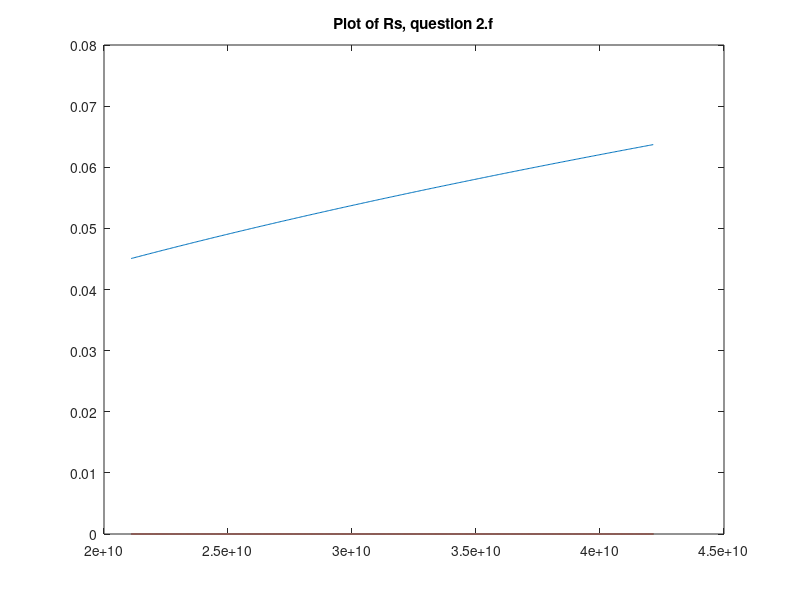

MATLAB code to generate this figure:

clear; close all;
%calculating the cutoff frequency
fc = 1*3e8/2/7.11e-3;
freq =fc:0.05e9:2*fc;
mu = 4e-7*pi;
sigma = 4.1e7;
Rs = zeros(length(freq));
for k=1: length(freq)
    Rs(k) = sqrt(pi*mu*freq(k)/sigma);
end
plot(freq,Rs)
title('Plot of Rs, question 2.f')

